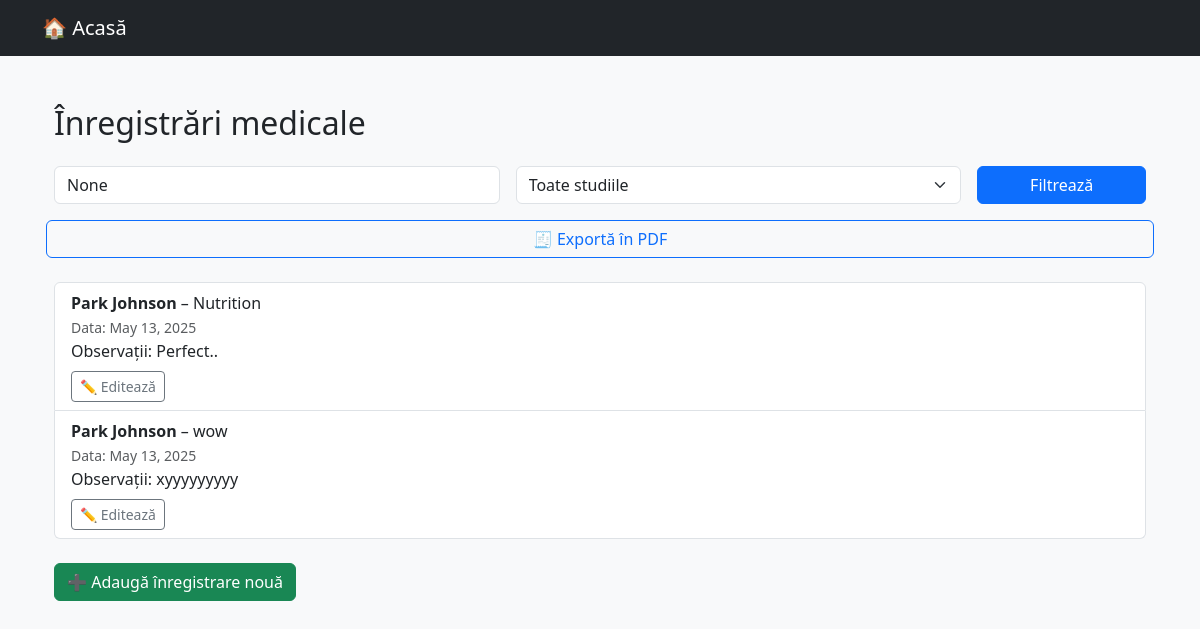
The page /pacienti/inregistrari/ on the database as committed earlier.
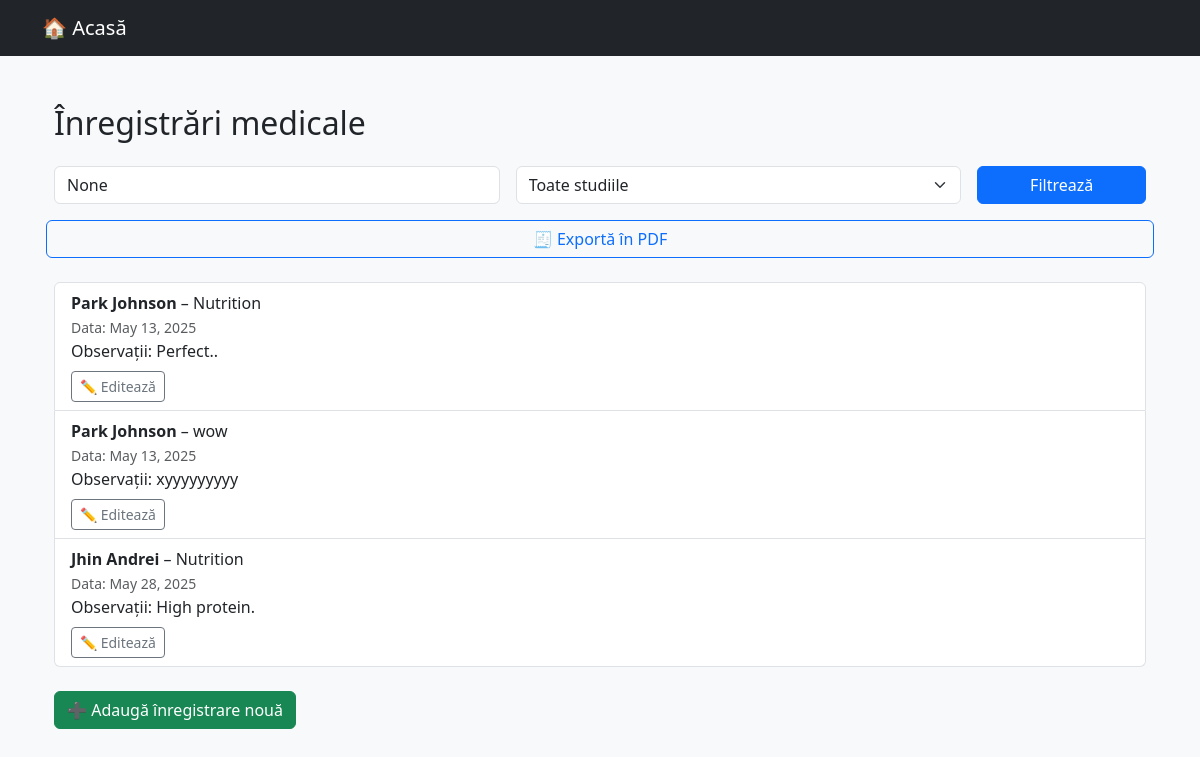
The same page on the database as committed later.
### pacienti/models.py (models this page shows, shortened)
class InregistrareMedicala(models.Model):
    pacient = models.ForeignKey(Pacient, on_delete=models.CASCADE)
    studiu = models.ForeignKey(StudiuClinic, on_delete=models.CASCADE)
    data_inregistrarii = models.DateField(auto_now_add=True)
    observatii = models.TextField(blank=True)
    class Meta:
        verbose_name = "Înregistrare medicală"
        verbose_name_plural = "Înregistrări medicale"

class Pacient(models.Model):
    SEX_OPTIUNI = [('M', 'Masculin'), ('F', 'Feminin')]
    nume = models.CharField(max_length=100)
    prenume = models.CharField(max_length=100)
    data_nasterii = models.DateField()
    sex = models.CharField(max_length=1, choices=SEX_OPTIUNI)
    email = models.EmailField(blank=True, null=True)
    telefon = models.CharField(max_length=20, blank=True, null=True)
    def __str__(self):
        return f"{self.nume} {self.prenume}"
    class Meta:
        verbose_name = "Pacient"
        verbose_name_plural = "Pacienți"

class StudiuClinic(models.Model):
    titlu = models.CharField(max_length=100)
    descriere = models.TextField(blank=True)
    data_inceput = models.DateField()
    data_sfarsit = models.DateField(null=True, blank=True)
    pacienti = models.ManyToManyField('Pacient', related_name='studii')
    def __str__(self):
        return self.titlu
    class Meta:
        verbose_name = "Studiu clinic"
        verbose_name_plural = "Studii clinice"

### pacienti/views.py (the view)
# urls.py: path('inregistrari/', views.lista_inregistrari, name='lista_inregistrari'),
def lista_inregistrari(request):
    query = request.GET.get('q')
    studiu_id = request.GET.get('studiu')
    inregistrari = InregistrareMedicala.objects.select_related('pacient', 'studiu').all()
    if query:
        inregistrari = inregistrari.filter(
            models.Q(pacient__nume__icontains=query) |
            models.Q(pacient__prenume__icontains=query)
        )
    if studiu_id and studiu_id.isdigit():
        inregistrari = inregistrari.filter(studiu__id=studiu_id)
    studii = StudiuClinic.objects.all()
    return render(request, 'pacienti/lista_inregistrari.html', {
        'inregistrari': inregistrari,
        'query': query,
        'studii': studii,
        'selected_studiu': studiu_id
    })

### pacienti/templates/pacienti/lista_inregistrari.html (shortened to what this page needs)
{% extends 'back.html' %}
{% block content %}
<div class="container mt-5">
    <h2 class="mb-4">Înregistrări medicale</h2>
    <form method="get" class="row g-3 align-items-center mb-4">
        <div class="col-md-5">
            <input type="text" name="q" class="form-control" placeholder="Caută după pacient" value="{{ query }}">
        </div>
        <div class="col-md-5">
            <select name="studiu" class="form-select">
                <option value="">Toate studiile</option>
            </select>
        </div>
        <div class="col-md-2">
            <button type="submit" class="btn btn-primary w-100">Filtrează</button>
        </div>
        <a href="{% url 'exporta_inregistrari_pdf' %}" class="btn btn-outline-primary">🧾 Exportă în PDF</a>
    </form>
    {% if inregistrari %}
        <ul class="list-group mb-4">
            {% for inregistrare in inregistrari %}
                <li class="list-group-item">
                    <strong>{{ inregistrare.pacient }}</strong> – {{ inregistrare.studiu }}<br>
                    <small class="text-muted">Data: {{ inregistrare.data_inregistrarii }}</small><br>
                    Observații: {{ inregistrare.observatii|default:"—" }}<br>
                    <a href="{% url 'editeaza_inregistrare' inregistrare.id %}" class="btn btn-sm btn-outline-secondary mt-2">✏️ Editează</a>
                </li>
            {% endfor %}
        </ul>
    {% else %}
        <div class="alert alert-info">Nu există înregistrări care să corespundă filtrării.</div>
    {% endif %}
    <a href="{% url 'adauga_inregistrare' %}" class="btn btn-success">➕ Adaugă înregistrare nouă</a>
</div>
{% endblock %}

Rows that differ between the two databases and show on the page:
added InregistrareMedicala: pacient "Jhin Andrei", studiu "Nutrition", data_inregistrarii "May 28, 2025", observatii "High protein."
